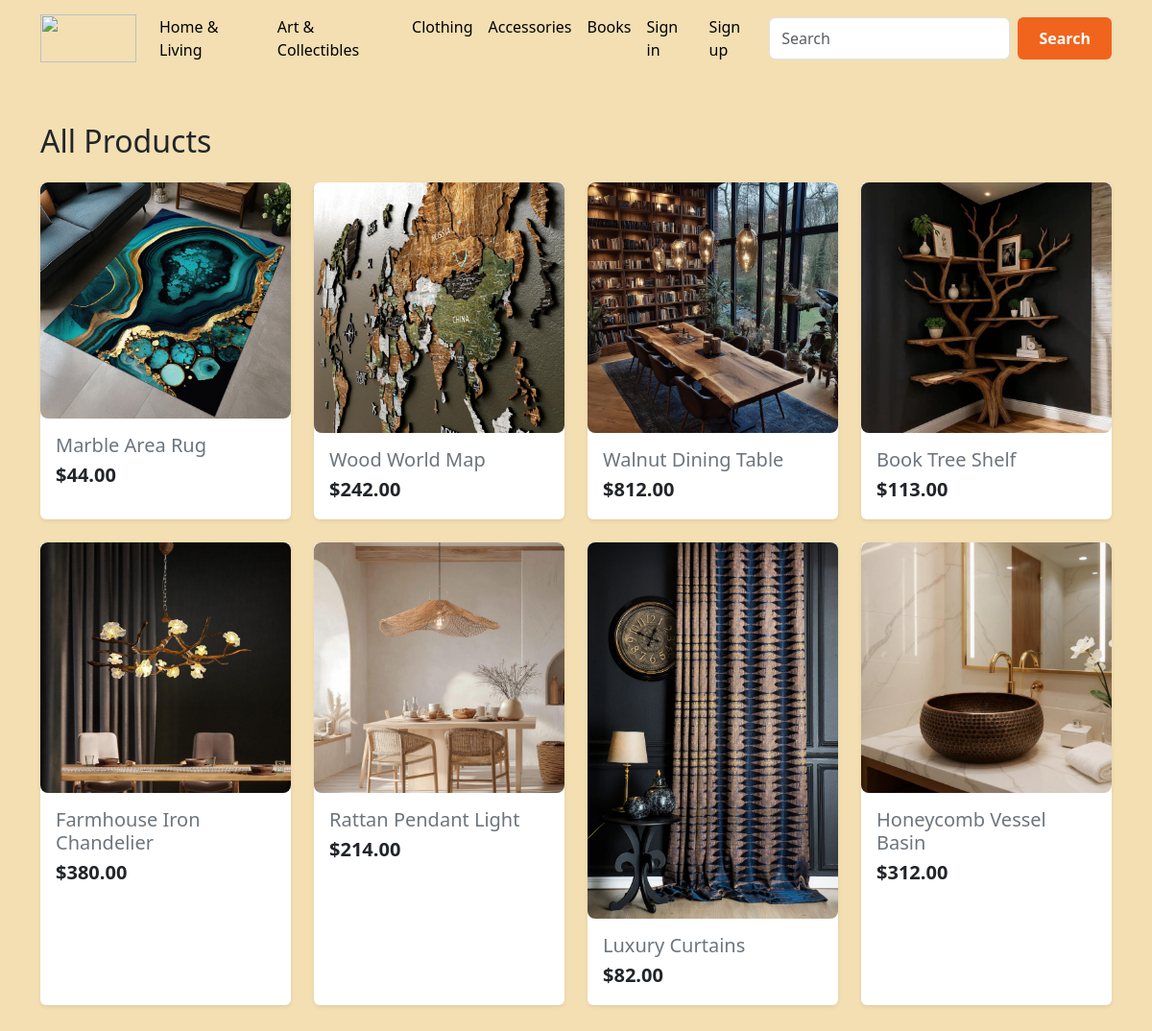
The page /categories/1/ on the database its author committed.
### blog/models.py (models this page shows, shortened)
class Category(models.Model):
    title = models.CharField(max_length=30)
    class Meta:
        verbose_name_plural = "Categories"

class Product(models.Model):
    title = models.CharField(max_length=200)
    price = models.DecimalField(max_digits=10,decimal_places=2)
    image = models.ImageField(upload_to="images/")
    description = models.TextField()
    created_at = models.DateTimeField(auto_now_add=True)
    update_at = models.DateTimeField(auto_now=True)
    category = models.ForeignKey(Category, on_delete=models.CASCADE)

### blog/views.py (the view)
# urls.py: path('categories/<int:pk>/', Category.as_view(),name='category'),
class Category(Home):
    def get_queryset(self):
        return Product.objects.filter(category_id=self.kwargs['pk'])

### blog/templatetags/blog_tags.py (called while the page is built)
@register.simple_tag()
def get_categories():
    return Category.objects.all()

### blog/templates/blog/index.html (shortened to what this page needs)
{% extends 'base.html' %}
{% block main %}
<div class="container py-5">
  <h2 class="mb-4">All Products</h2>
  <div class="row g-4">
    {% for product in products %}
      <div class="col-12 col-sm-6 col-md-4 col-lg-3">
        <a href="{% url 'detail' product.pk %}" class="text-decoration-none text-dark">
          <div class="card h-100 border-0 shadow-sm">
            <img src="{{ product.image.url }}"
                 class="card-img-top rounded-3"
                 alt="{{ product.title }}">
            <div class="card-body px-3">
              <h5 class="card-title text-secondary mb-1">{{ product.title }}</h5>
              <p class="card-text text-orange fw-bold fs-5">${{ product.price }}</p>
            </div>
          </div>
        </a>
      </div>
    {% endfor %}
  </div>
</div>
{% endblock main %}

### templates/base.html (shortened to what this page needs)
{% load blog_tags %}
{% get_categories as categories %}
<!doctype html>
<html lang="en" xmlns="http://www.w3.org/1999/html">
  <head>
    <link href="https://cdn.jsdelivr.net/npm/bootstrap@5.3.8/dist/css/bootstrap.min.css" rel="stylesheet">
  </head>
  <body>
    <nav class="navbar navbar-expand-lg custom-navbar">
  <div class="container">
    <a class="navbar-brand" href="{% url 'home' %}">
      <img width="100px" height="50px" src="https://www.shipstation.com/wp-content/uploads/2023/11/logo-Etsy-white-2x.png">
    </a>
    <div class="collapse navbar-collapse" id="navbarSupportedContent">
      <ul class="navbar-nav me-auto mb-2 mb-lg-0">
        {% for category in categories %}
        <li class="nav-item">
          <a class="nav-link active" aria-current="page" href="{% url 'category' category.pk %}">{{category.title}}</a>
        </li>
        {% endfor %}
        {% if request.user.is_authenticated %}
        <li class="nav-item">
          <form action="{% url 'signout' %}" method="post">
               {% csrf_token %}
          <button type="submit" class="nav-link active">Sign out</button>
          </form>
        </li>
        {% else %}
        <li class="nav-item">
          <a class="nav-link active" aria-current="page" href="{% url 'signin' %}">Sign in</a>
        </li>
        <li class="nav-item">
          <a class="nav-link active" aria-current="page" href="{% url 'signup' %}">Sign up</a>
        </li>
        {% endif %}
      </ul>
      <form class="d-flex" role="search" action="{% url 'search' %}" method="get">
        <input class="form-control me-2" type="search" placeholder="Search" aria-label="Search" name="query"/>
        <button class="btn btn-etsy" type="submit">Search</button>
      </form>
    </div>
  </div>
</nav>
    <main>
    {% block main %}
    {% endblock main %}
    </main>
  </body>
</html>

### templates/base.html (style rules this page uses)
.custom-navbar { background-color: #f3dfb2 }
.custom-navbar .nav-link, .custom-navbar .navbar-brand { color: #F1641E; font-weight: 500; }
body { background-color: #f3dfb2; }
.btn-etsy { background-color: #F1641E; border-color: #F1641E; color: white; }
.btn-etsy { background-color: #F1641E; color: white; padding: 10px 22px; border-radius: 6px; font-weight: 600; border: none; transition: 0.3s; }

### rows shown on the page
Category: title "Home & Living"
Category: title "Art & Collectibles"
Category: title "Clothing"
Category: title "Accessories"
Category: title "Books"
Product: image (picture), title "Marble Area Rug", price "44.00"
Product: image (picture), title "Wood World Map", price "242.00"
Product: image (picture), title "Walnut Dining Table", price "812.00"
Product: image (picture), title "Book Tree Shelf", price "113.00"
Product: image (picture), title "Farmhouse Iron Chandelier", price "380.00"
Product: image (picture), title "Rattan Pendant Light", price "214.00"
Product: image (picture), title "Luxury Curtains", price "82.00"
Product: image (picture), title "Honeycomb Vessel Basin", price "312.00"
